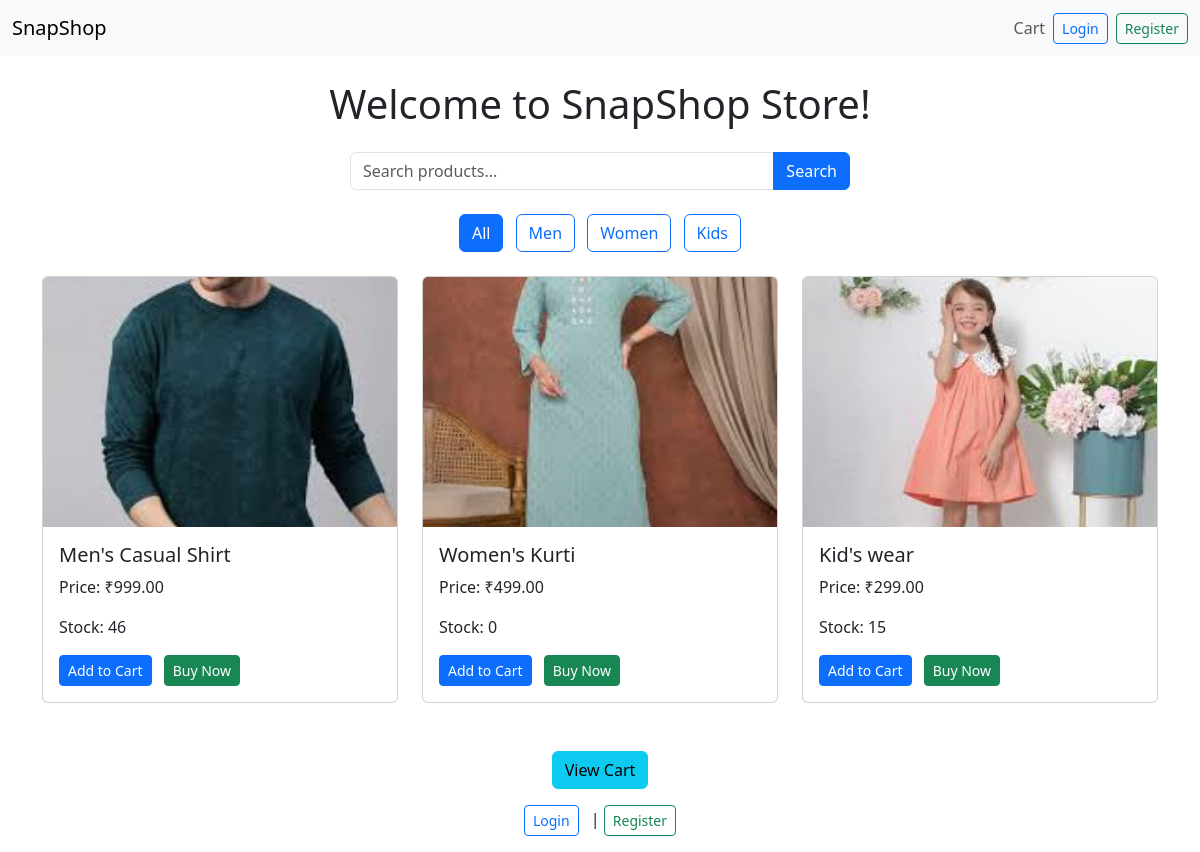
The page /store/ on the database as committed earlier.
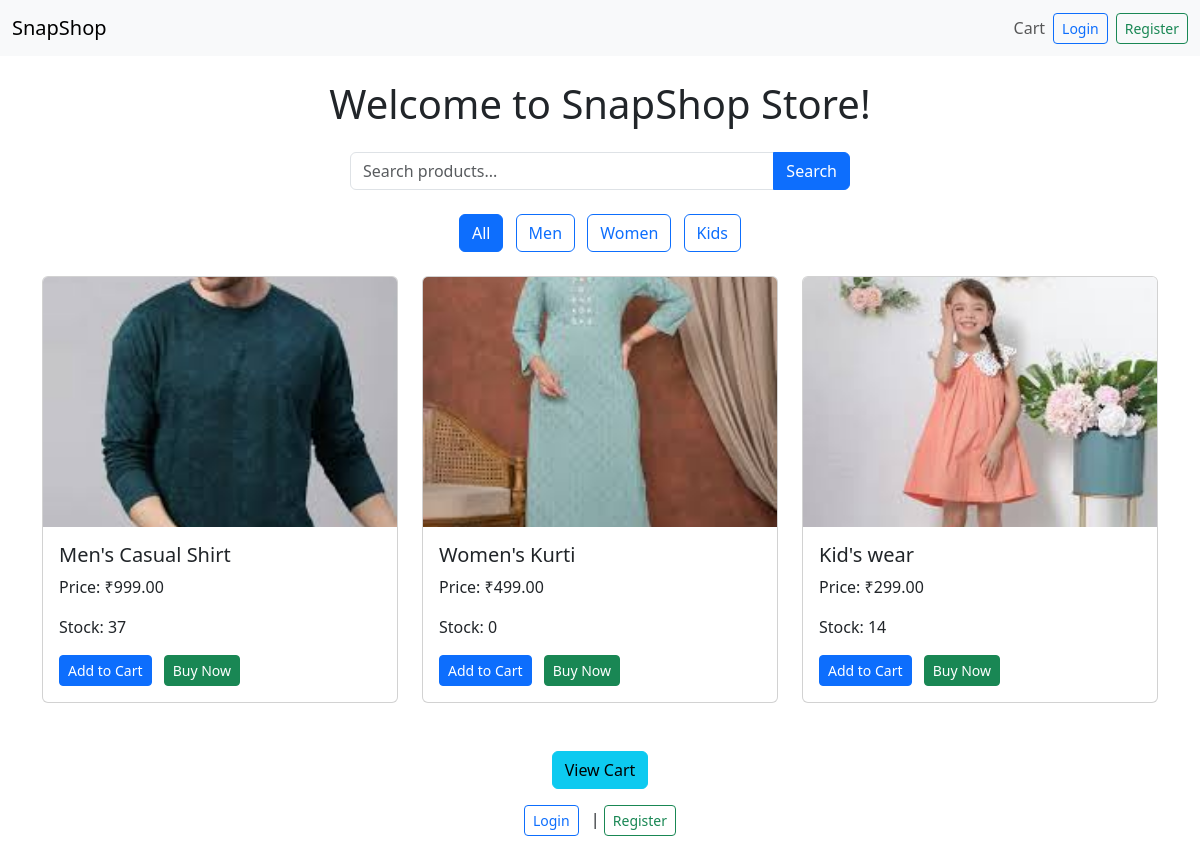
The same page on the database as committed later.
### store/models.py (models this page shows, shortened)
class Product(models.Model):
    SECTION_CHOICES = [
        ('kids', 'Kids'),
        ('men', 'Men'),
        ('women', 'Women'),
    ]
    user = models.ForeignKey(User, on_delete=models.CASCADE, null=True, blank=True)  # Made nullable
    name = models.CharField(max_length=255)
    description = models.TextField()
    price = models.DecimalField(max_digits=10, decimal_places=2)
    stock = models.PositiveIntegerField()
    image = models.ImageField(upload_to='products/', blank=True, null=True)
    category = models.CharField(max_length=100, blank=True)
    brand = models.CharField(max_length=100, blank=True, null=True)
    section = models.CharField(max_length=10, choices=SECTION_CHOICES, default='kids')
    created_at = models.DateTimeField(auto_now_add=True)

### store/views.py (the view)
# urls.py: path('', include('store.urls', namespace='home')),
def home(request):
    section = request.GET.get('section', '')  # Get section from query parameter
    query = request.GET.get('q', '')  # For search functionality
    category = request.GET.get('category', '')
    products = Product.objects.all()
    if section:
        products = products.filter(section=section)
    if category:
        products = products.filter(category=category)
    if query:
        products = products.filter(name__icontains=query) | products.filter(description__icontains=query)
    return render(request, 'store/index.html', {
        'products': products,
        'query': query,
        'selected_section': section,
        'selected_category': category,
        'message': 'Welcome to SnapShop Store!'
    })

### store/templates/store/index.html (shortened to what this page needs)
{% extends 'store/base.html' %}
{% block content %}
    <h1 class="text-center mb-4">Welcome to SnapShop Store!</h1>
    <div class="input-group mb-4" style="max-width: 500px; margin: 0 auto;">
        <form method="get" action="{% url 'store:home' %}" class="w-100">
            <div class="input-group">
                <input type="text" name="q" value="{{ query }}" placeholder="Search products..." class="form-control">
                <button type="submit" class="btn btn-primary">Search</button>
            </div>
        </form>
    </div>
    <div class="mb-4 text-center">
        <a href="{% url 'store:home' %}?section=" class="btn btn-outline-primary {% if not selected_section %}active{% endif %} me-2">All</a>
        <a href="{% url 'store:home' %}?section=men" class="btn btn-outline-primary {% if selected_section == 'men' %}active{% endif %} me-2">Men</a>
        <a href="{% url 'store:home' %}?section=women" class="btn btn-outline-primary {% if selected_section == 'women' %}active{% endif %} me-2">Women</a>
        <a href="{% url 'store:home' %}?section=kids" class="btn btn-outline-primary {% if selected_section == 'kids' %}active{% endif %}">Kids</a>
    </div>
    <div class="row">
        {% for product in products %}
            <div class="col-md-4 mb-4">
                <div class="card h-100">
                    {% if product.image %}
                        <img src="{{ product.image.url }}" class="card-img-top" alt="{{ product.name }}" style="height: 250px; object-fit: cover;">
                    {% else %}
                        <div class="card-img-top text-center py-5 bg-light">
                            <p>No image available</p>
                        </div>
                    {% endif %}
                    <div class="card-body d-flex flex-column">
                        <h5 class="card-title">{{ product.name }}</h5>
                        <p class="card-text">Price: ₹{{ product.price }}</p>
                        <p class="card-text">Stock: {{ product.stock }}</p>
                        <div class="mt-auto">
                            <a href="{% url 'store:add_to_cart' product.id %}" class="btn btn-primary btn-sm me-2">Add to Cart</a>
                            <a href="{% url 'store:buy_now' product.id %}" class="btn btn-success btn-sm">Buy Now</a>
                        </div>
                    </div>
                </div>
            </div>
        {% empty %}
            <p class="text-center">No products found.</p>
        {% endfor %}
    </div>
    <div class="text-center mt-4">
        <a href="{% url 'store:view_cart' %}" class="btn btn-info">View Cart</a>
    </div>
    {% if user.is_authenticated %}
        <p class="text-center mt-3">
            Welcome, {{ user.name }}!
            <a href="{% url 'accounts:logout' %}" class="btn btn-outline-danger btn-sm">Logout</a>
        </p>
    {% else %}
        <p class="text-center mt-3">
            <a href="{% url 'accounts:login' %}" class="btn btn-outline-primary btn-sm me-2">Login</a> |
            <a href="{% url 'accounts:register' %}" class="btn btn-outline-success btn-sm">Register</a>
        </p>
    {% endif %}
{% endblock %}

### store/templates/store/base.html (shortened to what this page needs)
<!DOCTYPE html>
<html lang="en">
<head>
    <link href="https://cdn.jsdelivr.net/npm/bootstrap@5.3.0/dist/css/bootstrap.min.css" rel="stylesheet">
</head>
<body>
    <nav class="navbar navbar-expand-lg navbar-light bg-light">
        <div class="container-fluid">
            <a class="navbar-brand" href="{% url 'store:home' %}">SnapShop</a>
            <div class="collapse navbar-collapse" id="navbarNav">
                <ul class="navbar-nav ms-auto">
                    <li class="nav-item">
                        <a class="nav-link" href="{% url 'store:view_cart' %}">Cart</a>
                    </li>
                </ul>
                {% if user.is_authenticated %}
                    <span class="navbar-text">Welcome, {{ user.name }}!</span>
                    <a href="{% url 'accounts:logout' %}" class="btn btn-outline-danger btn-sm ms-2">Logout</a>
                {% else %}
                    <a href="{% url 'accounts:login' %}" class="btn btn-outline-primary btn-sm me-2">Login</a>
                    <a href="{% url 'accounts:register' %}" class="btn btn-outline-success btn-sm">Register</a>
                {% endif %}
            </div>
        </div>
    </nav>
    <div class="container mt-4">
        {% block content %}{% endblock %}
    </div>
</body>
</html>

### store/templates/store/base.html (style rules this page uses)
.navbar-brand { margin-right: auto; }
.navbar-nav { margin-left: auto; }

Rows that differ between the two databases and show on the page:
changed Product "Men's Casual Shirt": stock "46" → "37"
changed Product "Kid's wear": stock "15" → "14"
